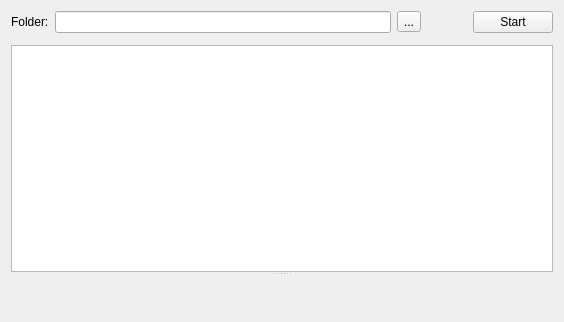
<?xml version="1.0" encoding="UTF-8"?>
<ui version="4.0">
 <class>EtlDecoderGui</class>
 <widget class="QWidget" name="EtlDecoderGui">
  <property name="geometry">
   <rect>
    <x>0</x>
    <y>0</y>
    <width>564</width>
    <height>322</height>
   </rect>
  </property>
  <property name="windowTitle">
   <string>Form</string>
  </property>
  <layout class="QGridLayout" name="gridLayout">
   <item row="0" column="0">
    <widget class="QLabel" name="label">
     <property name="text">
      <string>Folder:</string>
     </property>
    </widget>
   </item>
   <item row="0" column="3">
    <spacer name="horizontalSpacer">
     <property name="orientation">
      <enum>Qt::Horizontal</enum>
     </property>
     <property name="sizeType">
      <enum>QSizePolicy::Fixed</enum>
     </property>
     <property name="sizeHint" stdset="0">
      <size>
       <width>40</width>
       <height>20</height>
      </size>
     </property>
    </spacer>
   </item>
   <item row="0" column="4">
    <widget class="QPushButton" name="pushButtonRun">
     <property name="text">
      <string>Start</string>
     </property>
    </widget>
   </item>
   <item row="1" column="4">
    <widget class="QWidget" name="widget" native="true"/>
   </item>
   <item row="0" column="2">
    <widget class="QToolButton" name="toolButtonOpenFolder">
     <property name="text">
      <string>...</string>
     </property>
    </widget>
   </item>
   <item row="0" column="1">
    <widget class="QLineEdit" name="lineEditSelectedFolder"/>
   </item>
   <item row="2" column="0" colspan="5">
    <widget class="QSplitter" name="splitter">
     <property name="sizePolicy">
      <sizepolicy hsizetype="Expanding" vsizetype="Expanding">
       <horstretch>0</horstretch>
       <verstretch>0</verstretch>
      </sizepolicy>
     </property>
     <property name="orientation">
      <enum>Qt::Vertical</enum>
     </property>
     <widget class="QTableWidget" name="tableWidget"/>
     <widget class="LogView" name="logger" native="true">
      <property name="sizePolicy">
       <sizepolicy hsizetype="Expanding" vsizetype="Expanding">
        <horstretch>0</horstretch>
        <verstretch>0</verstretch>
       </sizepolicy>
      </property>
     </widget>
    </widget>
   </item>
  </layout>
 </widget>
 <customwidgets>
  <customwidget>
   <class>LogView</class>
   <extends>QWidget</extends>
   <header>logview.h</header>
   <container>1</container>
  </customwidget>
 </customwidgets>
 <resources/>
 <connections/>
</ui>
